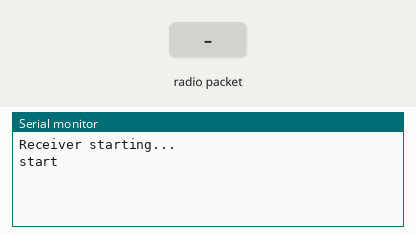
Bench run of a sketch on a simulated Arduino Uno, built with avr-gcc and run on an emulated ATmega328P. On the bench: the last lines printed to the serial monitor. The inputs (shaded band) are chosen by the test bench. No radio packets arrive unless stated.

Above: at 1.2 s.
1.3 s: radio packet "1" arrives
At 2.5 s:
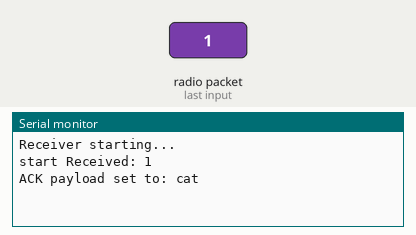
2.8 s: radio packet "0" arrives
At 3.9 s:
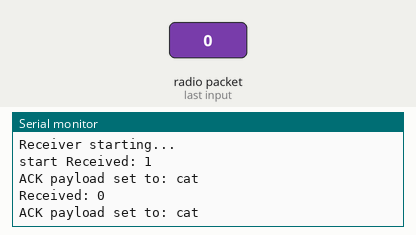
4.3 s: radio packet "2" arrives
At 5.0 s:
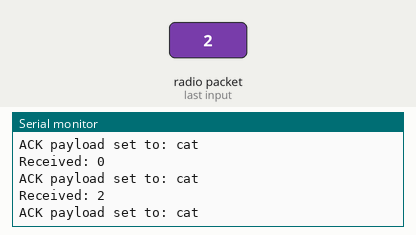

Measured:
- after the input at 1.3 s, the serial monitor: prints a new line at once (image 1)
- after the input at 2.8 s, the serial monitor: prints a new line at once (image 2)
- after the input at 4.3 s, the serial monitor: prints a new line at once (image 3)

The sketch:

reciever.ino
```cpp
#include <SPI.h>
#include <nRF24L01.h>
#include <RF24.h>

// Radio wiring: CE = 7, CSN = 8
RF24 radio(7, 8);
const byte address[6] = "00001"; // Must match the transmitter

void setup() {
  Serial.begin(115200);
  Serial.println("Receiver starting...");

  if (!radio.begin()) {
    Serial.println("nRF24L01 not detected. Check connections!");
    while (true);
  }
  radio.setPALevel(RF24_PA_LOW);
  radio.enableDynamicPayloads();
  radio.setAutoAck(true);
  radio.enableAckPayload();
  radio.setRetries(5, 15); // Optional: adjust retry settings
  Serial.print("start ");

  // Open the reading pipe and start listening
  radio.openReadingPipe(1, address);
  radio.startListening();
}

void loop() {
  // If a packet is available, read it...
  if (radio.available()) {
    char incoming[32] = {0};
    uint8_t len = radio.getDynamicPayloadSize();
    if (len > 0 && len < sizeof(incoming)) {
      radio.read(&incoming, len);
      incoming[len] = '\0';  // Ensure string termination
      Serial.print("Received: ");
      Serial.println(incoming);
    }

    // Set the ACK payload to "cat"
    const char ack[] = "cat";
    radio.writeAckPayload(1, ack, strlen(ack) + 1);
    Serial.print("ACK payload set to: ");
    Serial.println(ack);
  }
}
```
